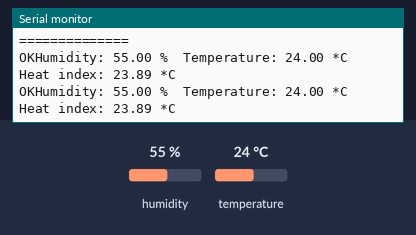
Simulated run of this sketch. Board: Arduino Uno, built with avr-gcc and run on an emulated ATmega328P. Shown: the last lines printed to the serial monitor. Inputs (shaded band) come from the test bench; at power-on: humidity 55 %, temperature 24 °C.

Above: at 6.8 s.
6.9 s: humidity set to 22 %
At 11.5 s:
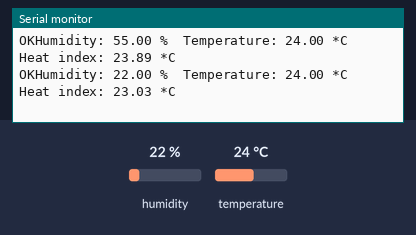
12.3 s: temperature set to 12 °C
At 15.0 s:
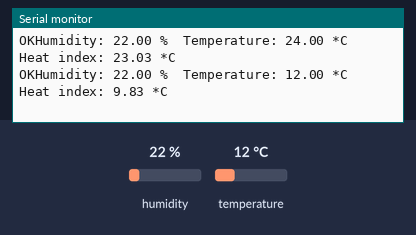
17.7 s: humidity set to 40 %
At 18.5 s:
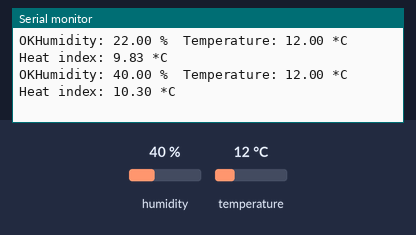
Timing chart, 0 to 20.7 s (numbered marks = the images above; inputs shaded):
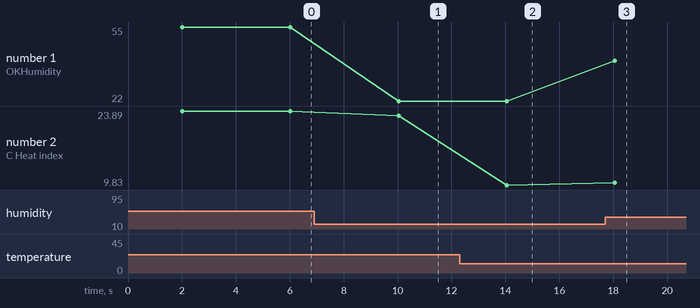

The sketch:

dht22.ino
```cpp
#include "DHTesp.h"

#define DHTPIN 2

DHTesp dht;

void setup() {
  // put your setup code here, to run once:

  Serial.begin(9600);
  Serial.setTimeout(2000);

  while (!Serial) {}

  dht.setup(DHTPIN, DHTesp::AM2302);

  Serial.println("Device started");
  Serial.println("==============");
}

void loop() {
  // put your main code here, to run repeatedly:
  delay(dht.getMinimumSamplingPeriod());
  float h = dht.getHumidity();
  float t = dht.getTemperature();

  float hic = dht.computeHeatIndex(t, h, false);

  Serial.print(dht.getStatusString());
  Serial.print("Humidity: ");
  Serial.print(h);
  Serial.print(" %\t");
  Serial.print("Temperature: ");
  Serial.print(t);
  Serial.print(" *C ");
  Serial.print("Heat index: ");
  Serial.print(hic);
  Serial.print(" *C ");
  Serial.println("");

  delay(2000);
}
```

Measured:
- after the input at 6.9 s, the serial monitor: prints a new line after 3.1 s (image 1)
- after the input at 12.3 s, the serial monitor: prints a new line after 1.7 s (image 2)
- after the input at 17.7 s, the serial monitor: prints a new line after 0.36 s (image 3)
- plotted number 1: 55 → 22 after the input at 6.9 s, 22 → 40 after the input at 17.7 s
- plotted number 2: 23.89 → 23.03 after the input at 6.9 s, 23.03 → 9.83 after the input at 12.3 s, 9.83 → 10.3 after the input at 17.7 s
